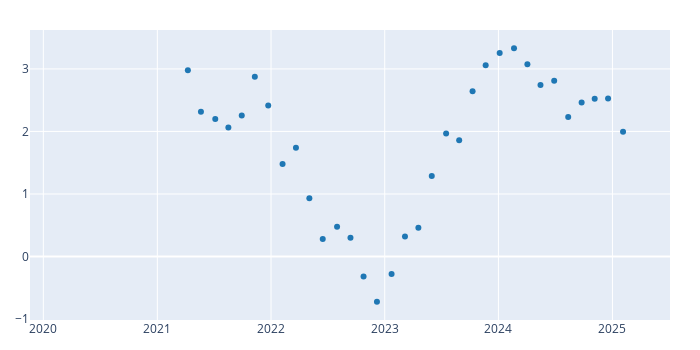

Notebook cell for this chart:
### Code cell
pd.Series(srb252_sharpe, index=price.index).vbt.scatterplot(trace_kwargs=dict(mode='markers')).show()

### Figure 1 — Plotly figure (JSON) as saved in the notebook; plotly's stock layout.template omitted (floating-point values rounded to 4 significant figures; data arrays with more than 128 entries replaced by an {"elided": "..."} marker saying what was removed)
{"data": [{"mode": "markers", "showlegend": false, "type": "scatter", "uid": "f216c9dc-ad83-44bd-8a12-9fed0965f22a", "x": {"elided": "1256 str values"}, "y": {"elided": "1256 float values"}}], "layout": {"height": 350, "legend": {"orientation": "h", "traceorder": "normal", "x": 1, "xanchor": "right", "y": 1.02, "yanchor": "bottom"}, "margin": {"b": 30, "l": 30, "r": 30, "t": 30}, "width": 700}}
